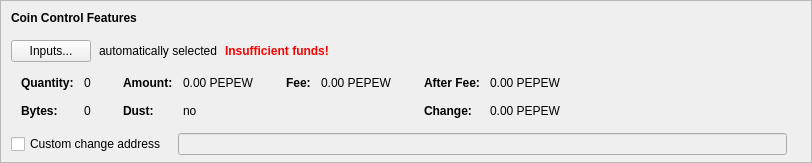
    <widget class="QFrame" name="frameCoinControl">
     <property name="sizePolicy">
      <sizepolicy hsizetype="Expanding" vsizetype="Expanding">
       <horstretch>0</horstretch>
       <verstretch>0</verstretch>
      </sizepolicy>
     </property>
     <property name="maximumSize">
      <size>
       <width>16777215</width>
       <height>16777215</height>
      </size>
     </property>
     <property name="frameShape">
      <enum>QFrame::StyledPanel</enum>
     </property>
     <property name="frameShadow">
      <enum>QFrame::Sunken</enum>
     </property>
     <layout class="QVBoxLayout" name="verticalLayoutCoinControl2">
      <property name="spacing">
       <number>0</number>
      </property>
      <property name="leftMargin">
       <number>0</number>
      </property>
      <property name="topMargin">
       <number>0</number>
      </property>
      <property name="rightMargin">
       <number>0</number>
      </property>
      <property name="bottomMargin">
       <number>6</number>
      </property>
      <item>
       <layout class="QVBoxLayout" name="verticalLayoutCoinControl" stretch="0,0,0,0,1">
        <property name="spacing">
         <number>0</number>
        </property>
        <property name="leftMargin">
         <number>10</number>
        </property>
        <property name="topMargin">
         <number>10</number>
        </property>
        <item>
         <layout class="QHBoxLayout" name="horizontalLayoutCoinControl1">
          <property name="bottomMargin">
           <number>15</number>
          </property>
          <item>
           <widget class="QLabel" name="labelCoinControlFeatures">
            <property name="sizePolicy">
             <sizepolicy hsizetype="Preferred" vsizetype="Maximum">
              <horstretch>0</horstretch>
              <verstretch>0</verstretch>
             </sizepolicy>
            </property>
            <property name="font">
             <font>
              <weight>75</weight>
              <bold>true</bold>
             </font>
            </property>
            <property name="styleSheet">
             <string notr="true">font-weight:bold;</string>
            </property>
            <property name="text">
             <string>Coin Control Features</string>
            </property>
           </widget>
          </item>
         </layout>
        </item>
        <item>
         <layout class="QHBoxLayout" name="horizontalLayoutCoinControl2" stretch="0,0,0,0">
          <property name="spacing">
           <number>8</number>
          </property>
          <property name="bottomMargin">
           <number>10</number>
          </property>
          <item>
           <widget class="QPushButton" name="pushButtonCoinControl">
            <property name="styleSheet">
             <string notr="true"/>
            </property>
            <property name="text">
             <string>Inputs...</string>
            </property>
            <property name="autoDefault">
             <bool>false</bool>
            </property>
           </widget>
          </item>
          <item>
           <widget class="QLabel" name="labelCoinControlAutomaticallySelected">
            <property name="text">
             <string>automatically selected</string>
            </property>
            <property name="margin">
             <number>5</number>
            </property>
           </widget>
          </item>
          <item>
           <widget class="QLabel" name="labelCoinControlInsuffFunds">
            <property name="font">
             <font>
              <weight>75</weight>
              <bold>true</bold>
             </font>
            </property>
            <property name="styleSheet">
             <string notr="true">color:red;font-weight:bold;</string>
            </property>
            <property name="text">
             <string>Insufficient funds!</string>
            </property>
            <property name="margin">
             <number>5</number>
            </property>
           </widget>
          </item>
          <item>
           <spacer name="horizontalSpacerCoinControl">
            <property name="orientation">
             <enum>Qt::Horizontal</enum>
            </property>
            <property name="sizeHint" stdset="0">
             <size>
              <width>40</width>
              <height>1</height>
             </size>
            </property>
           </spacer>
          </item>
         </layout>
        </item>
        <item>
         <widget class="QWidget" name="widgetCoinControl" native="true">
          <property name="sizePolicy">
           <sizepolicy hsizetype="Preferred" vsizetype="Preferred">
            <horstretch>0</horstretch>
            <verstretch>0</verstretch>
           </sizepolicy>
          </property>
          <property name="minimumSize">
           <size>
            <width>0</width>
            <height>0</height>
           </size>
          </property>
          <property name="styleSheet">
           <string notr="true"/>
          </property>
          <layout class="QHBoxLayout" name="horizontalLayoutCoinControl5">
           <property name="leftMargin">
            <number>0</number>
           </property>
           <property name="topMargin">
            <number>0</number>
           </property>
           <property name="rightMargin">
            <number>0</number>
           </property>
           <property name="bottomMargin">
            <number>0</number>
           </property>
           <item>
            <layout class="QHBoxLayout" name="horizontalLayoutCoinControl3" stretch="0,0,0,1">
             <property name="spacing">
              <number>20</number>
             </property>
             <property name="topMargin">
              <number>0</number>
             </property>
             <property name="bottomMargin">
              <number>10</number>
             </property>
             <item>
              <layout class="QFormLayout" name="formLayoutCoinControl1">
               <property name="horizontalSpacing">
                <number>10</number>
               </property>
               <property name="verticalSpacing">
                <number>14</number>
               </property>
               <property name="leftMargin">
                <number>10</number>
               </property>
               <property name="topMargin">
                <number>4</number>
               </property>
               <property name="rightMargin">
                <number>6</number>
               </property>
               <item row="0" column="0">
                <widget class="QLabel" name="labelCoinControlQuantityText">
                 <property name="font">
                  <font>
                   <weight>75</weight>
                   <bold>true</bold>
                  </font>
                 </property>
                 <property name="text">
                  <string>Quantity:</string>
                 </property>
                 <property name="margin">
                  <number>0</number>
                 </property>
                </widget>
               </item>
               <item row="0" column="1">
                <widget class="QLabel" name="labelCoinControlQuantity">
                 <property name="cursor">
                  <cursorShape>IBeamCursor</cursorShape>
                 </property>
                 <property name="contextMenuPolicy">
                  <enum>Qt::ActionsContextMenu</enum>
                 </property>
                 <property name="text">
                  <string notr="true">0</string>
                 </property>
                 <property name="margin">
                  <number>0</number>
                 </property>
                 <property name="textInteractionFlags">
                  <set>Qt::LinksAccessibleByMouse|Qt::TextSelectableByKeyboard|Qt::TextSelectableByMouse</set>
                 </property>
                </widget>
               </item>
               <item row="1" column="0">
                <widget class="QLabel" name="labelCoinControlBytesText">
                 <property name="font">
                  <font>
                   <weight>75</weight>
                   <bold>true</bold>
                  </font>
                 </property>
                 <property name="text">
                  <string>Bytes:</string>
                 </property>
                </widget>
               </item>
               <item row="1" column="1">
                <widget class="QLabel" name="labelCoinControlBytes">
                 <property name="cursor">
                  <cursorShape>IBeamCursor</cursorShape>
                 </property>
                 <property name="contextMenuPolicy">
                  <enum>Qt::ActionsContextMenu</enum>
                 </property>
                 <property name="text">
                  <string notr="true">0</string>
                 </property>
                 <property name="textInteractionFlags">
                  <set>Qt::LinksAccessibleByMouse|Qt::TextSelectableByKeyboard|Qt::TextSelectableByMouse</set>
                 </property>
                </widget>
               </item>
              </layout>
             </item>
             <item>
              <layout class="QFormLayout" name="formLayoutCoinControl2">
               <property name="horizontalSpacing">
                <number>10</number>
               </property>
               <property name="verticalSpacing">
                <number>14</number>
               </property>
               <property name="leftMargin">
                <number>6</number>
               </property>
               <property name="topMargin">
                <number>4</number>
               </property>
               <property name="rightMargin">
                <number>6</number>
               </property>
               <item row="0" column="0">
                <widget class="QLabel" name="labelCoinControlAmountText">
                 <property name="font">
                  <font>
                   <weight>75</weight>
                   <bold>true</bold>
                  </font>
                 </property>
                 <property name="text">
                  <string>Amount:</string>
                 </property>
                 <property name="margin">
                  <number>0</number>
                 </property>
                </widget>
               </item>
               <item row="0" column="1">
                <widget class="QLabel" name="labelCoinControlAmount">
                 <property name="cursor">
                  <cursorShape>IBeamCursor</cursorShape>
                 </property>
                 <property name="contextMenuPolicy">
                  <enum>Qt::ActionsContextMenu</enum>
                 </property>
                 <property name="text">
                  <string notr="true">0.00 PEPEW</string>
                 </property>
                 <property name="textInteractionFlags">
                  <set>Qt::LinksAccessibleByMouse|Qt::TextSelectableByKeyboard|Qt::TextSelectableByMouse</set>
                 </property>
                </widget>
               </item>
               <item row="1" column="0">
                <widget class="QLabel" name="labelCoinControlLowOutputText">
                 <property name="font">
                  <font>
                   <weight>75</weight>
                   <bold>true</bold>
                  </font>
                 </property>
                 <property name="text">
                  <string>Dust:</string>
                 </property>
                </widget>
               </item>
               <item row="1" column="1">
                <widget class="QLabel" name="labelCoinControlLowOutput">
                 <property name="cursor">
                  <cursorShape>IBeamCursor</cursorShape>
                 </property>
                 <property name="contextMenuPolicy">
                  <enum>Qt::ActionsContextMenu</enum>
                 </property>
                 <property name="text">
                  <string notr="true">no</string>
                 </property>
                 <property name="textInteractionFlags">
                  <set>Qt::LinksAccessibleByMouse|Qt::TextSelectableByKeyboard|Qt::TextSelectableByMouse</set>
                 </property>
                </widget>
               </item>
              </layout>
             </item>
             <item>
              <layout class="QFormLayout" name="formLayoutCoinControl3">
               <property name="horizontalSpacing">
                <number>10</number>
               </property>
               <property name="verticalSpacing">
                <number>14</number>
               </property>
               <property name="leftMargin">
                <number>6</number>
               </property>
               <property name="topMargin">
                <number>4</number>
               </property>
               <property name="rightMargin">
                <number>6</number>
               </property>
               <item row="0" column="0">
                <widget class="QLabel" name="labelCoinControlFeeText">
                 <property name="font">
                  <font>
                   <weight>75</weight>
                   <bold>true</bold>
                  </font>
                 </property>
                 <property name="text">
                  <string>Fee:</string>
                 </property>
                 <property name="margin">
                  <number>0</number>
                 </property>
                </widget>
               </item>
               <item row="0" column="1">
                <widget class="QLabel" name="labelCoinControlFee">
                 <property name="cursor">
                  <cursorShape>IBeamCursor</cursorShape>
                 </property>
                 <property name="contextMenuPolicy">
                  <enum>Qt::ActionsContextMenu</enum>
                 </property>
                 <property name="text">
                  <string notr="true">0.00 PEPEW</string>
                 </property>
                 <property name="textInteractionFlags">
                  <set>Qt::LinksAccessibleByMouse|Qt::TextSelectableByKeyboard|Qt::TextSelectableByMouse</set>
                 </property>
                </widget>
               </item>
             </layout>
             </item>
             <item>
              <layout class="QFormLayout" name="formLayoutCoinControl4">
               <property name="horizontalSpacing">
                <number>10</number>
               </property>
               <property name="verticalSpacing">
                <number>14</number>
               </property>
               <property name="leftMargin">
                <number>6</number>
               </property>
               <property name="topMargin">
                <number>4</number>
               </property>
               <property name="rightMargin">
                <number>6</number>
               </property>
               <item row="0" column="0">
                <widget class="QLabel" name="labelCoinControlAfterFeeText">
                 <property name="font">
                  <font>
                   <weight>75</weight>
                   <bold>true</bold>
                  </font>
                 </property>
                 <property name="text">
                  <string>After Fee:</string>
                 </property>
                 <property name="margin">
                  <number>0</number>
                 </property>
                </widget>
               </item>
               <item row="0" column="1">
                <widget class="QLabel" name="labelCoinControlAfterFee">
                 <property name="cursor">
                  <cursorShape>IBeamCursor</cursorShape>
                 </property>
                 <property name="contextMenuPolicy">
                  <enum>Qt::ActionsContextMenu</enum>
                 </property>
                 <property name="text">
                  <string notr="true">0.00 PEPEW</string>
                 </property>
                 <property name="textInteractionFlags">
                  <set>Qt::LinksAccessibleByMouse|Qt::TextSelectableByKeyboard|Qt::TextSelectableByMouse</set>
                 </property>
                </widget>
               </item>
               <item row="1" column="0">
                <widget class="QLabel" name="labelCoinControlChangeText">
                 <property name="font">
                  <font>
                   <weight>75</weight>
                   <bold>true</bold>
                  </font>
                 </property>
                 <property name="text">
                  <string>Change:</string>
                 </property>
                </widget>
               </item>
               <item row="1" column="1">
                <widget class="QLabel" name="labelCoinControlChange">
                 <property name="cursor">
                  <cursorShape>IBeamCursor</cursorShape>
                 </property>
                 <property name="contextMenuPolicy">
                  <enum>Qt::ActionsContextMenu</enum>
                 </property>
                 <property name="text">
                  <string notr="true">0.00 PEPEW</string>
                 </property>
                 <property name="textInteractionFlags">
                  <set>Qt::LinksAccessibleByMouse|Qt::TextSelectableByKeyboard|Qt::TextSelectableByMouse</set>
                 </property>
                </widget>
               </item>
              </layout>
             </item>
            </layout>
           </item>
          </layout>
         </widget>
        </item>
        <item>
         <layout class="QHBoxLayout" name="horizontalLayoutCoinControl4" stretch="0,0,0">
          <property name="spacing">
           <number>12</number>
          </property>
          <property name="sizeConstraint">
           <enum>QLayout::SetDefaultConstraint</enum>
          </property>
          <property name="topMargin">
           <number>5</number>
          </property>
          <property name="rightMargin">
           <number>5</number>
          </property>
          <item>
           <widget class="QCheckBox" name="checkBoxCoinControlChange">
            <property name="toolTip">
             <string>If this is activated, but the change address is empty or invalid, change will be sent to a newly generated address.</string>
            </property>
            <property name="text">
             <string>Custom change address</string>
            </property>
           </widget>
          </item>
          <item>
           <widget class="QValidatedLineEdit" name="lineEditCoinControlChange">
            <property name="enabled">
             <bool>false</bool>
            </property>
            <property name="sizePolicy">
             <sizepolicy hsizetype="Expanding" vsizetype="Fixed">
              <horstretch>0</horstretch>
              <verstretch>0</verstretch>
             </sizepolicy>
            </property>
           </widget>
          </item>
          <item>
           <widget class="QLabel" name="labelCoinControlChangeLabel">
            <property name="sizePolicy">
             <sizepolicy hsizetype="Preferred" vsizetype="Expanding">
              <horstretch>0</horstretch>
              <verstretch>0</verstretch>
             </sizepolicy>
            </property>
            <property name="minimumSize">
             <size>
              <width>0</width>
              <height>0</height>
             </size>
            </property>
            <property name="text">
             <string/>
            </property>
            <property name="margin">
             <number>3</number>
            </property>
           </widget>
          </item>
         </layout>
        </item>
        <item>
         <spacer name="verticalSpacerCoinControl">
          <property name="orientation">
           <enum>Qt::Vertical</enum>
          </property>
          <property name="sizeHint" stdset="0">
           <size>
            <width>800</width>
            <height>1</height>
           </size>
          </property>
         </spacer>
        </item>
       </layout>
      </item>
     </layout>
    </widget>
